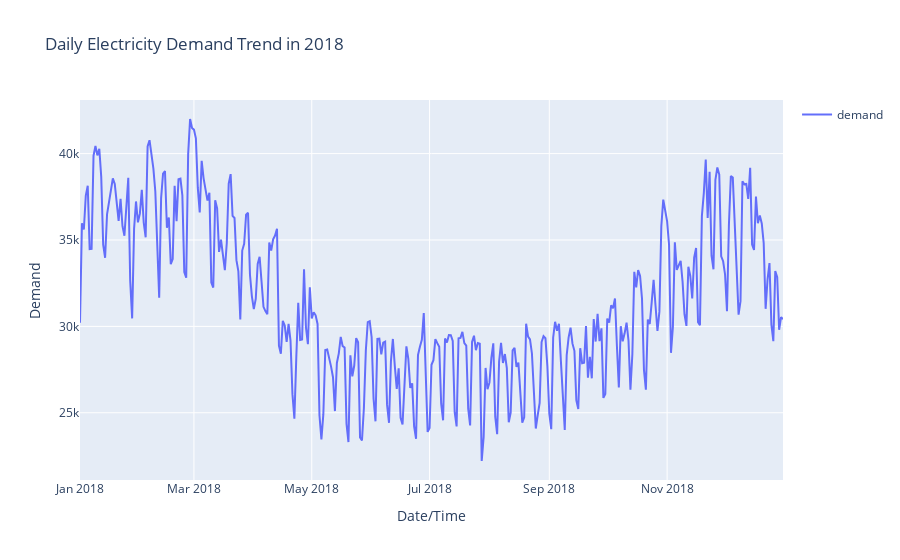
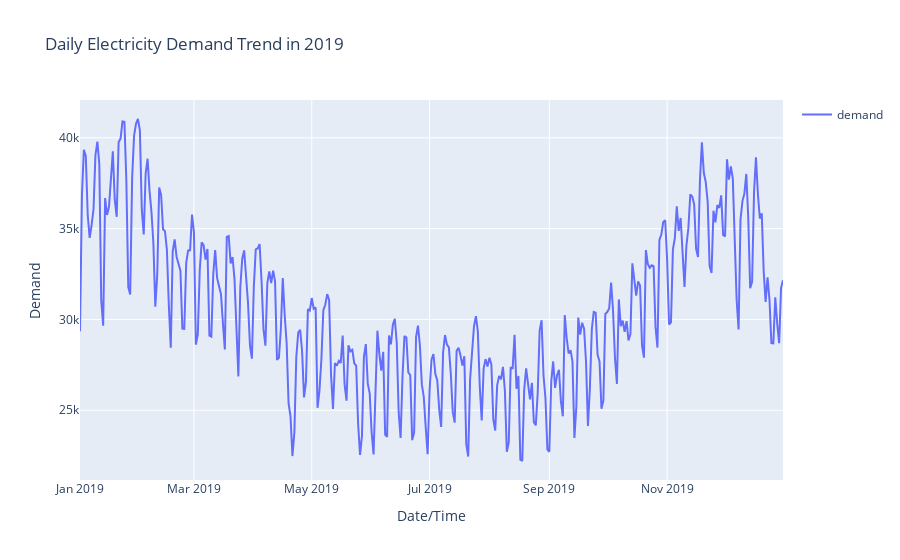

The notebook cell saved with these charts, in order:
### Markdown cell above
### Daily demand
- Let's consider 2018 & 2019 year and check daily electricity demand.

### Code cell
# 2018
Demand2018 = EDATSDataset.loc['2018-01-01':'2018-12-31']
DailyDemand = pd.DataFrame(Demand2018.demand.resample('D').sum())
label = "Daily Electricity Demand Trend in 2018"
VisualizeTrend(DailyDemand.demand, label)

#2019
Demand2019 = EDATSDataset.loc['2019-01-01':'2019-12-31']
DailyDemand = pd.DataFrame(Demand2019.demand.resample('D').sum())
label = "Daily Electricity Demand Trend in 2019"
VisualizeTrend(DailyDemand.demand, label)

### Figure 1 — Plotly figure (JSON) as saved in the notebook; plotly's stock layout.template omitted (floating-point values rounded to 4 significant figures; data arrays with more than 128 entries replaced by an {"elided": "..."} marker saying what was removed)
{"data": [{"mode": "lines", "name": "demand", "type": "scatter", "x": {"elided": "365 str values"}, "y": {"elided": "365 int values"}}], "layout": {"showlegend": true, "title": {"text": "Daily Electricity Demand Trend in 2018"}, "xaxis": {"title": {"text": "Date/Time"}}, "yaxis": {"title": {"text": "Demand"}}}}

### Figure 2 — Plotly figure (JSON) as saved in the notebook; plotly's stock layout.template omitted (floating-point values rounded to 4 significant figures; data arrays with more than 128 entries replaced by an {"elided": "..."} marker saying what was removed)
{"data": [{"mode": "lines", "name": "demand", "type": "scatter", "x": {"elided": "365 str values"}, "y": {"elided": "365 int values"}}], "layout": {"showlegend": true, "title": {"text": "Daily Electricity Demand Trend in 2019"}, "xaxis": {"title": {"text": "Date/Time"}}, "yaxis": {"title": {"text": "Demand"}}}}
